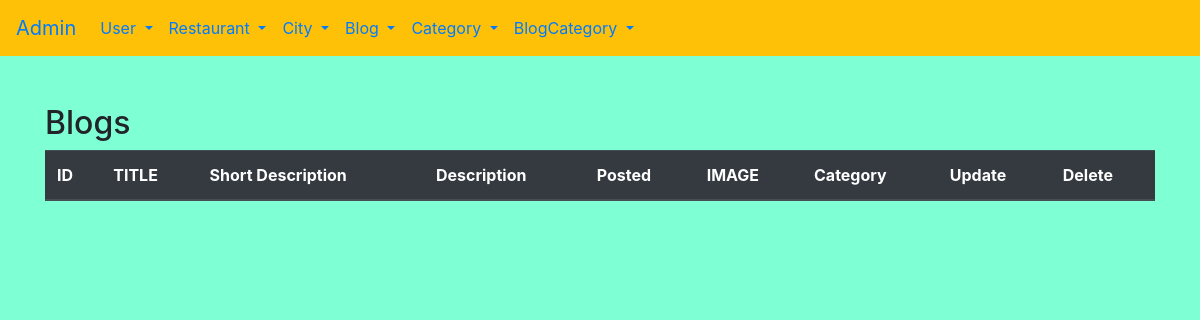
Page /admin/bloglist on the earlier database version.
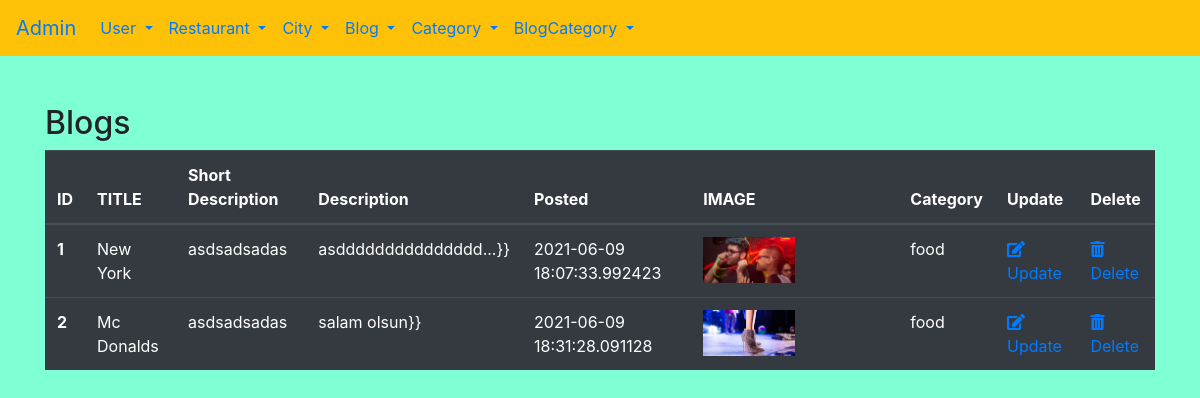
Same page on the later database version.
### gricklo/models.py (models this page shows, shortened)
class Blog(db.Model):
    __tablename__ = "blog"
    id = db.Column(db.Integer, primary_key=True)
    title = db.Column(db.String(50),nullable=False)
    short_description = db.Column(db.String(50),nullable=False)
    description = db.Column(db.Text, nullable=False)
    blog_posted = db.Column(db.DateTime, default=datetime.utcnow)
    image = db.Column(db.String(20), default = "default.png")
    category = db.Column(db.Integer, db.ForeignKey('blogcategory.id'), nullable=False)
    comment = db.relationship('Comment',backref='users',lazy=True, cascade="all,delete")

class BlogCategory(db.Model):
    __tablename__ = "blogcategory"
    id = db.Column(db.Integer, primary_key = True)
    title = db.Column(db.String(50),nullable = False)
    blog =db.relationship('Blog', backref='categories',lazy=True)

### gricklo/controlers.py (the view)
@app.route('/admin/bloglist')
def blog_list():
    blogs = Blog.query.all()
    return render_template('admin/bloglist.html', blogs=blogs )

### gricklo/templates/admin/bloglist.html
{% extends "admin/base.html"%}
{% block content%}
<h2>Blogs</h2>
<div class="container">
    <div class="row">
        <table class="table table-dark">
            <thead>
              <tr>
                <th scope="col">ID</th>
                <th scope="col">TITLE</th>
                <th scope="col">Short Description</th>
                <th scope="col">Description</th>
                <th scope="col">Posted</th>
                <th scope="col">IMAGE</th>
                <th scope="col">Category</th>
                <th scope="col">Update</th>
                <th scope="col">Delete</th>
              </tr>
            </thead>
            <tbody>
                {% for blog in blogs %}
                <tr>
                    <th scope="row">{{blog.id}}</th>
                    <td>{{blog.title}}</td>
                    <td>{{blog.short_description |truncate (8)}}</td>
                    <td>{{blog.description |truncate (20)}}}}</td>
                    <td>{{blog.blog_posted}}</td>
                    <td><img src="/static/uploads/{{blog.image}}" alt="" class="w-50"></td>
                    <td>{{blog.categories.title}}</td>
                    <td><a href="{{url_for('blog_edit', id=blog.id)}}"><i class="fas fa-edit"></i>Update</a></td>
                    <td><a href="{{url_for('blog_delete', id=blog.id)}}" onclick="return confirm('Are you sure to delete?')"><i class="fas fa-trash-alt"></i>Delete</a></td>
                  </tr>
                {% endfor %}
            </tbody>
          </table>
    </div>
</div>
{% endblock %}

Differences in the rows shown:
added Blog: id "1", title "New York", short_description "asdsadsadas", description "asddddddddddddddd...", blog_posted "2021-06-09 18:07:33.992423", image (picture), categories "food"
added Blog: id "2", title "Mc Donalds", short_description "asdsadsadas", description "salam olsun", blog_posted "2021-06-09 18:31:28.091128", image (picture), categories "food"
